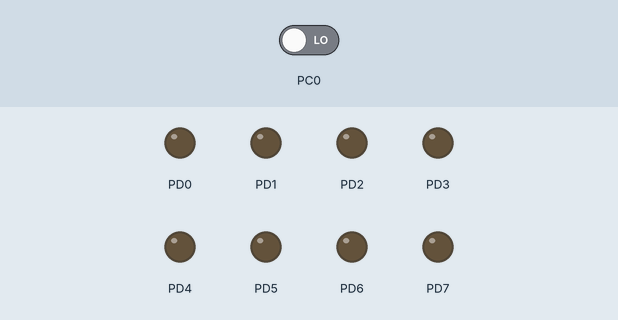
Bench run of a program on a simulated ATmega128, built with avr-gcc and emulated at 8 MHz. Parts: output pins drawn as LEDs (lit = HIGH). Dashed ring = blinking. The inputs (shaded band) are chosen by the test bench; at power-on: PC0 LOW.

Above: at 1.1 s.
At 2.8 s:
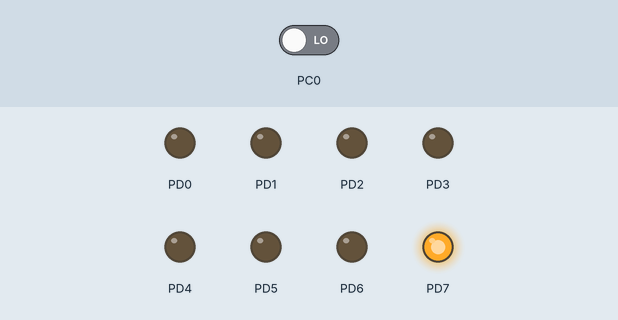
2.9 s: PC0 driven HIGH
At 3.1 s:
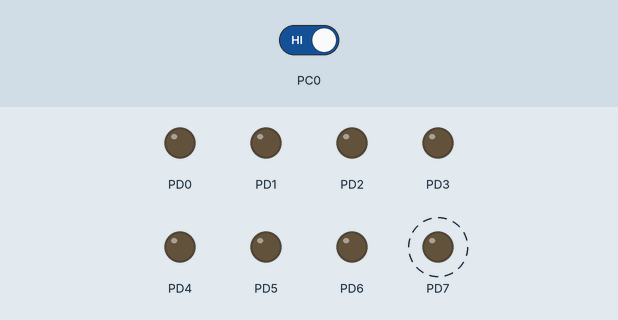
Timing chart, 0 to 12.4 s (numbered marks = the images above; inputs shaded):
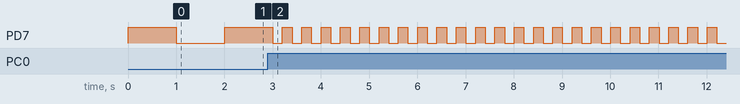

The program:

main.c
```c
/*
 * PracticumWeek1.c
 *
 * Created: 2/12/2020 2:08:43 PM
 * Author : qbalj
 */

#include <avr/io.h>
#include <util/delay.h>

#define F_CPU 8E6
#define BIT(x) (1 << (x))

void B2();
void B3();
void B5();
void B6();
void B7();
void wait(int);

enum state {SLOW = 1000, FAST = 200};
enum fsmState {START, S1, S2, S3, END};

int b5Animation[] = {
	0b00000000,
	0b10000000,
	0b10100000,
	0b10101000,
	0b10101010,
	0b10101011,
	0b10101111,
	0b10111111,
	0b11111111,
	0b00000000
};

int main(void)
{
	B6();
}
void B2()
{
	DDRD = 0b11111111; //Set pins of PORTD to output
	while(1)
	{
		PORTD = BIT(7);	//write 00000010 to PORTD
		wait(500);
		PORTD = BIT(6); //write 00000100 to PORTD
		wait(500);
	}
}

void B3()
{
	DDRD = 0b11111111; //Set pins of PORTD to output
	DDRC = 0b00000000; //Set pins of PORTC to input

	while(1)
	{
		if(PINC & 1) //If PORTD0 is pressed
		{
			wait(200);
			PORTD ^= BIT(7);	//Toggle PORTD7
		}
		else
		{
			wait(200);
			PORTD &= ~BIT(7);	//Turn off PORTD7

		}
	}
}

void B5()
{
	DDRD = 0b11111111; //Set pins of PORTD to output

	while(1)
	{
		for(int i = 0; i < 9; i++ )
		{
			PORTD = b5Animation[i];
			wait(500);
		}

	}
}

void B6()
{
	DDRD = 0b11111111; //Set pins of PORTD to output
	DDRC = 0b00000000; //Set pins of PORTC to input

	while(1)
	{
		int toggleIndex = 0;
		int maxToggleIndex = 1;
		enum state ledState = SLOW;

		if(PINC & 1)
		{
			if(toggleIndex == maxToggleIndex)
			{
				toggleIndex = 0;
			}
			else
			{
				toggleIndex++;
			}


			switch(toggleIndex)
			{
				case 0:
					ledState = SLOW;
				break;
				case 1:
					ledState = FAST;
				break;
			}

		}

		PORTD ^= BIT(7);
		wait(ledState);
	}
}

void B7(){
	enum fsmState state = START;


}

void wait(int ms)
{
	for (int i=0; i<ms; i++)
	{
		_delay_ms(1);
	}
}
```

Measured:
- after the input at 2.9 s, PD7: alternates HIGH for 0.20 s and LOW for 0.20 s, starting after 0.30 s
